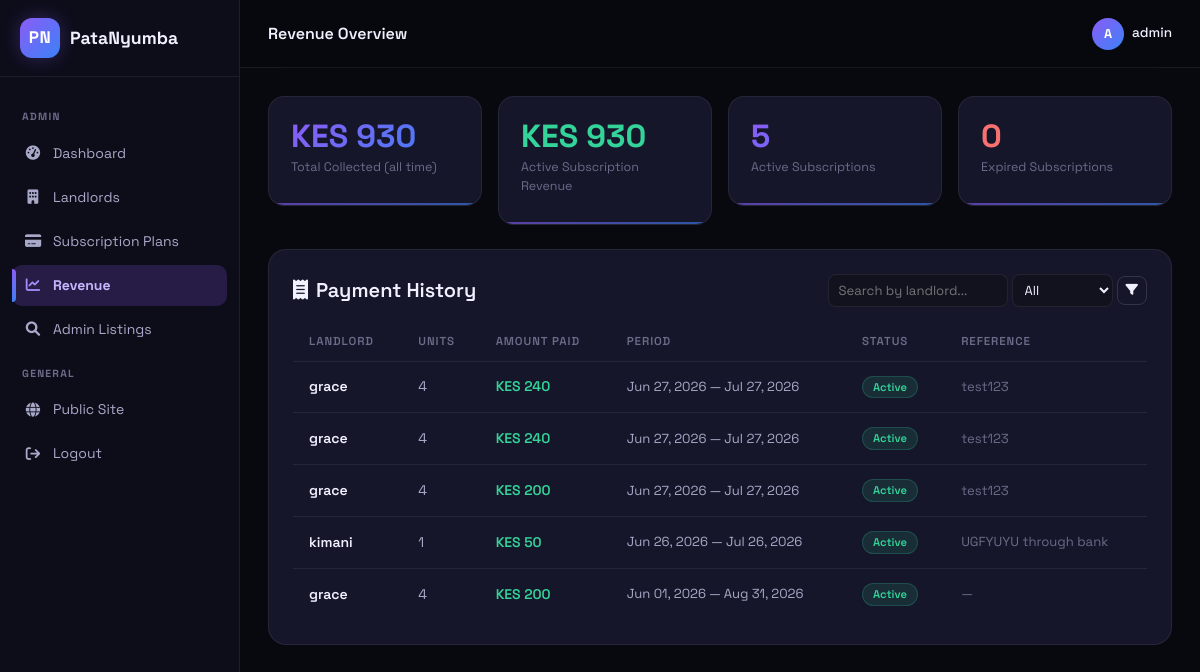
/accounts/admin/revenue/ (signed in), run on the app's committed database.
### accounts/models.py (models this page shows, shortened)
class LandlordSubscription(models.Model):
    STATUS_CHOICES = (
        ('active', 'Active'),
        ('expired', 'Expired'),
        ('cancelled', 'Cancelled'),
    )
    landlord = models.ForeignKey(User, on_delete=models.CASCADE, related_name='subscriptions')
    plan = models.ForeignKey(SubscriptionPlan, on_delete=models.SET_NULL, null=True, blank=True, related_name='subscriptions')
    unit_count = models.PositiveIntegerField(default=0)
    amount = models.DecimalField(max_digits=10, decimal_places=2, default=0,
        help_text='Total fee = unit_count × fee_per_unit at time of creation')
    start_date = models.DateField()
    end_date = models.DateField()
    status = models.CharField(max_length=20, choices=STATUS_CHOICES, default='active')
    payment_reference = models.CharField(max_length=100, blank=True)
    notes = models.TextField(blank=True)
    created_at = models.DateTimeField(auto_now_add=True)
    class Meta:
        ordering = ['-created_at']

### accounts/views.py (the view)
# urls.py: path('admin/revenue/', views.admin_revenue, name='admin_revenue'),
@login_required
def admin_revenue(request):
    if request.user.profile.role != 'admin':
        messages.error(request, 'Admin access required.')
        return redirect('website:home')
    subs = LandlordSubscription.objects.select_related('landlord').order_by('-created_at')
    q = request.GET.get('q', '').strip()
    if q:
        subs = subs.filter(landlord__username__icontains=q)
    status_f = request.GET.get('status', '').strip()
    if status_f:
        subs = subs.filter(status=status_f)
    total_collected = LandlordSubscription.objects.aggregate(s=Sum('amount'))['s'] or 0
    active_revenue = LandlordSubscription.objects.filter(status='active').aggregate(s=Sum('amount'))['s'] or 0
    active_count = LandlordSubscription.objects.filter(status='active').count()
    expired_count = LandlordSubscription.objects.filter(status='expired').count()
    page_obj = paginate(request, subs)
    return render(request, 'accounts/admin_revenue.html', {
        'subscriptions': page_obj,
        'total_collected': total_collected,
        'active_revenue': active_revenue,
        'active_count': active_count,
        'expired_count': expired_count,
        'landlord_count': Profile.objects.filter(role='landlord').count(),
        'q': q, 'status_f': status_f,
        'active_tab': 'revenue',
    })

### core/pagination.py (called while the page is built)
def paginate(request, queryset, per_page=15):
    page = request.GET.get('page', 1)
    paginator = Paginator(queryset, per_page)
    try:
        page_obj = paginator.page(page)
    except PageNotAnInteger:
        page_obj = paginator.page(1)
    except EmptyPage:
        page_obj = paginator.page(paginator.num_pages)
    return page_obj

### dashboard/context_processors.py (called while the page is built)
def unread_inquiries(request):
    if request.user.is_authenticated and hasattr(request.user, 'profile') and request.user.profile.role == 'landlord':
        count = Inquiry.objects.filter(unit__property__owner=request.user, is_read=False).count()
        recent = Inquiry.objects.filter(unit__property__owner=request.user, is_read=False).select_related('unit', 'unit__property').order_by('-created_at')[:5]
        return {'unread_count': count, 'recent_inquiries': recent}
    return {'unread_count': 0, 'recent_inquiries': []}

### templates/accounts/admin_revenue.html (shortened to what this page needs)
{% extends 'accounts/admin_base.html' %}
{% block admin_title %}Revenue Overview{% endblock %}
{% block admin_content %}
<div class="row g-3 mb-4">
    <div class="col-md-3">
        <div class="db-stat-card"><div class="db-stat-val gt">KES {{ total_collected|floatformat:0 }}</div><div class="db-stat-lbl">Total Collected (all time)</div></div>
    </div>
    <div class="col-md-3">
        <div class="db-stat-card"><div class="db-stat-val" style="color:#34d399">KES {{ active_revenue|floatformat:0 }}</div><div class="db-stat-lbl">Active Subscription Revenue</div></div>
    </div>
    <div class="col-md-3">
        <div class="db-stat-card"><div class="db-stat-val gt">{{ active_count }}</div><div class="db-stat-lbl">Active Subscriptions</div></div>
    </div>
    <div class="col-md-3">
        <div class="db-stat-card"><div class="db-stat-val" style="color:#f87171">{{ expired_count }}</div><div class="db-stat-lbl">Expired Subscriptions</div></div>
    </div>
</div>
<div class="gc p-4">
    <div class="d-flex justify-content-between align-items-center mb-3 flex-wrap gap-2">
        <h5 class="fw-semibold mb-0"><i class="fa-solid fa-receipt me-2"></i>Payment History</h5>
        <form method="GET" style="display:flex;gap:4px;align-items:center">
            <input name="q" type="text" placeholder="Search by landlord..." value="{{ q }}" style="padding:6px 10px;border-radius:8px;border:1px solid var(--bd);background:var(--bg3);color:var(--tx);font-size:.82rem;width:180px">
            <select name="status" style="padding:6px 8px;border-radius:8px;border:1px solid var(--bd);background:var(--bg3);color:var(--tx);font-size:.82rem">
                <option value="">All</option>
            </select>
            <button class="boc py-1 px-2" style="font-size:.78rem;border-radius:8px"><i class="fa-solid fa-filter"></i></button>
        </form>
    </div>
    <div class="table-responsive">
        <table class="db-table">
            <thead><tr><th>Landlord</th><th>Units</th><th>Amount Paid</th><th>Period</th><th>Status</th><th>Reference</th></tr></thead>
            <tbody>
                {% for s in subscriptions %}
                <tr>
                    <td style="font-weight:600;color:var(--tx)">{{ s.landlord.username }}</td>
                    <td>{{ s.unit_count }}</td>
                    <td style="font-weight:600;color:#34d399">KES {{ s.amount|floatformat:0 }}</td>
                    <td style="font-size:.82rem;color:var(--tx2)">{{ s.start_date|date:'M d, Y' }} — {{ s.end_date|date:'M d, Y' }}</td>
                    <td>{% if s.status == 'active' %}<span class="badge-vacant">Active</span>{% elif s.status == 'expired' %}<span class="badge-occupied">Expired</span>{% else %}<span class="ftag">{{ s.get_status_display }}</span>{% endif %}</td>
                    <td style="font-size:.82rem;color:var(--tx3)">{{ s.payment_reference|default:'—' }}</td>
                </tr>
                {% empty %}
                <tr><td colspan="6" style="text-align:center;color:var(--tx3);padding:30px 0">No payments recorded yet.</td></tr>
                {% endfor %}
            </tbody>
        </table>
    </div>
</div>
{% endblock %}

### templates/accounts/admin_base.html (shortened to what this page needs)
<!DOCTYPE html>
<html lang="en" id="htmlRoot">
<head>
    <link href="/static/css/bootstrap.min.css" rel="stylesheet">
    <link href="/static/css/all.min.css" rel="stylesheet">
    <link href="/static/css/style.css" rel="stylesheet">
</head>
<body>
    <div class="db-sidebar" id="adminSidebar">
        <a href="{% if user.is_authenticated %}{% if user.profile.role == 'admin' %}{% url 'accounts:admin_dashboard' %}{% elif user.profile.role == 'landlord' %}{% url 'dashboard:overview' %}{% elif user.profile.role == 'tenant' %}{% url 'portal:home' %}{% else %}{% url 'website:home' %}{% endif %}{% else %}{% url 'website:home' %}{% endif %}" class="db-logo" style="text-decoration:none">
            <div class="logo-i" style="font-weight:800;font-family:'Space Grotesk',sans-serif;font-size:1.05rem;letter-spacing:.5px">PN</div>
            <span>PataNyumba</span>
        </a>
        <div class="db-nav">
            <div class="db-nav-section">Admin</div>
            <a href="{% url 'accounts:admin_dashboard' %}" class="db-nl {% if active_tab == 'dashboard' %}active{% endif %}"><i class="fa-solid fa-gauge-high"></i> Dashboard</a>
            <a href="{% url 'accounts:admin_landlords' %}" class="db-nl {% if active_tab == 'landlords' %}active{% endif %}"><i class="fa-solid fa-building"></i> Landlords</a>
            <a href="{% url 'accounts:admin_plans' %}" class="db-nl {% if active_tab == 'plans' %}active{% endif %}"><i class="fa-solid fa-credit-card"></i> Subscription Plans</a>
            <a href="{% url 'accounts:admin_revenue' %}" class="db-nl {% if active_tab == 'revenue' %}active{% endif %}"><i class="fa-solid fa-chart-line"></i> Revenue</a>
            <a href="{% url 'accounts:admin_listings' %}" class="db-nl {% if active_tab == 'listings' %}active{% endif %}"><i class="fa-solid fa-magnifying-glass"></i> Admin Listings</a>
            <div class="db-nav-section">General</div>
            <a href="{% url 'website:home' %}" class="db-nl"><i class="fa-solid fa-globe"></i> Public Site</a>
            <a href="{% url 'accounts:logout' %}" class="db-nl"><i class="fa-solid fa-arrow-right-from-bracket"></i> Logout</a>
        </div>
    </div>
    <div class="db-top">
        <div style="font-weight:600">{% block admin_title %}Admin Portal{% endblock %}</div>
        <div class="ms-auto d-flex align-items-center gap-2">
            <div class="db-avatar">{{ request.user.username|first|upper }}</div>
            <span style="font-size:.85rem;font-weight:500">{{ request.user.username }}</span>
        </div>
    </div>
    <div class="db-main">
        <div class="db-content">
            {% block admin_content %}{% endblock %}
        </div>
    </div>
</body>
</html>

### static/css/style.css (style rules this page uses)
:root { --bg: #08080f; --bg2: #0d0d1a; --bg3: #12121f; --sf: #16162a; --bd: rgba(255, 255, 255, 0.07); --bd2: rgba(255, 255, 255, 0.13); --tx: #f0f0ff; --tx2: #a8a8c8; --tx3: #6b6b8a; --pur: #8b5cf6; --blu: #3b82f6; --grad: linear-gradient(135deg, #8b5cf6, #3b82f6); --nav: 68px; --dsb: 240px; }
*, *::before, *::after { box-sizing: border-box; }
html { scroll-behavior: smooth; }
body { font-family: "Space Grotesk", sans-serif; background: var(--bg); color: var(--tx); overflow-x: hidden; transition: background 0.3s, color 0.3s; }
a { text-decoration: none; color: inherit; }
.gt { background: var(--grad); -webkit-background-clip: text; -webkit-text-fill-color: transparent; background-clip: text; }
.gc { background: var(--sf); border: 1px solid var(--bd); border-radius: 18px; transition: 0.3s; }
.boc { background: transparent; border: 1px solid var(--bd2); color: var(--tx); font-family: "Space Grotesk", sans-serif; font-weight: 500; border-radius: 12px; transition: 0.25s; cursor: pointer; }
.logo-i { width: 40px; height: 40px; background: var(--grad); border-radius: 12px; display: flex; align-items: center; justify-content: center; color: #fff; font-size: 0.95rem; flex-shrink: 0; box-shadow: 0 0 18px rgba(139, 92, 246, 0.3); }
.db-top { position: fixed; top: 0; left: var(--dsb); right: 0; height: var(--nav); background: rgba(8, 8, 15, 0.85); backdrop-filter: blur(20px); border-bottom: 1px solid var(--bd); z-index: 900; display: flex; align-items: center; padding: 0 28px; gap: 16px; transition: left 0.3s; }
.db-avatar { width: 32px; height: 32px; border-radius: 50%; background: var(--grad); display: flex; align-items: center; justify-content: center; color: #fff; font-size: 0.8rem; font-weight: 700; flex-shrink: 0; }
.db-sidebar { position: fixed; top: 0; left: 0; width: var(--dsb); height: 100vh; background: var(--bg2); border-right: 1px solid var(--bd); z-index: 950; display: flex; flex-direction: column; overflow: hidden; transition: 0.3s; }
.db-logo { padding: 18px 20px; border-bottom: 1px solid var(--bd); display: flex; align-items: center; gap: 10px; font-size: 1.1rem; font-weight: 700; color: var(--tx); }
.db-nav { flex: 1; padding: 16px 12px; overflow-y: auto; }
.db-nav-section { font-size: 0.65rem; font-weight: 700; text-transform: uppercase; letter-spacing: 0.12em; color: var(--tx3); padding: 0 10px; margin: 16px 0 8px; }
.db-nl { display: flex; align-items: center; gap: 11px; padding: 10px 12px; border-radius: 10px; font-size: 0.875rem; color: var(--tx2); margin-bottom: 3px; cursor: pointer; border: none; width: 100%; background: transparent; font-family: "Space Grotesk", sans-serif; text-align: left; transition: 0.2s; position: relative; }
.db-nl i { width: 18px; text-align: center; font-size: 0.9rem; }
.db-nl.active { background: rgba(139, 92, 246, 0.2); color: #c4b5fd; font-weight: 700; }
.db-nl.active i { color: #a78bfa; }
.db-nl.active::before { content: ""; position: absolute; left: 0; top: 10%; bottom: 10%; width: 4px; background: linear-gradient(135deg, #8b5cf6, #3b82f6); border-radius: 0 4px 4px 0; }
.db-main { margin-left: var(--dsb); padding-top: var(--nav); min-height: 100vh; }
.db-content { padding: 28px; }
.db-stat-card { background: var(--sf); border: 1px solid var(--bd); border-radius: 16px; padding: 22px; position: relative; overflow: hidden; transition: 0.3s; }
.db-stat-card::after { content: ""; position: absolute; bottom: 0; left: 0; right: 0; height: 2px; background: var(--grad); opacity: 0.6; }
.db-stat-val { font-size: 2rem; font-weight: 700; line-height: 1.1; margin-bottom: 4px; }
.db-stat-lbl { font-size: 0.78rem; color: var(--tx3); margin-bottom: 6px; }
.db-table { width: 100%; border-collapse: collapse; }
.db-table th { font-size: 0.72rem; font-weight: 600; text-transform: uppercase; letter-spacing: 0.08em; color: var(--tx3); padding: 10px 16px; border-bottom: 1px solid var(--bd); text-align: left; }
.db-table td { padding: 14px 16px; border-bottom: 1px solid var(--bd); font-size: 0.875rem; color: var(--tx2); }
.db-table tr:last-child td { border-bottom: none; }
.badge-vacant { display: inline-block; padding: 2px 10px; border-radius: 100px; font-size: 0.7rem; font-weight: 600; background: rgba(52, 211, 153, 0.12); color: #34d399; border: 1px solid rgba(52, 211, 153, 0.2); }

### data on the page
LandlordSubscription: landlord.username "grace", unit_count "4", amount "240", start_date "Jun 27, 2026", end_date "Jul 27, 2026", status "Active", payment_reference "test123"
LandlordSubscription: landlord.username "grace", unit_count "4", amount "240", start_date "Jun 27, 2026", end_date "Jul 27, 2026", status "Active", payment_reference "test123"
LandlordSubscription: landlord.username "grace", unit_count "4", amount "200", start_date "Jun 27, 2026", end_date "Jul 27, 2026", status "Active", payment_reference "test123"
LandlordSubscription: landlord.username "kimani", unit_count "1", amount "50", start_date "Jun 26, 2026", end_date "Jul 26, 2026", status "Active", payment_reference "UGFYUYU through bank"
LandlordSubscription: landlord.username "grace", unit_count "4", amount "200", start_date "Jun 01, 2026", end_date "Aug 31, 2026", status "Active", payment_reference "—"

### other printed values
{{ request.user.username|first|upper }} "A"
{{ request.user.username }} "admin"
{{ total_collected|floatformat:0 }} "930"
{{ active_revenue|floatformat:0 }} "930"
{{ active_count }} "5"
{{ expired_count }} "0"
